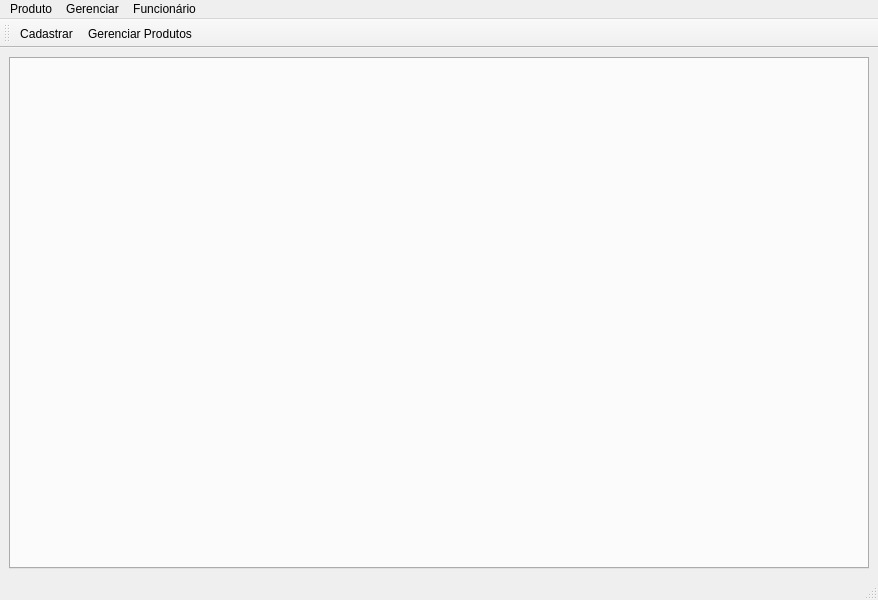
<?xml version="1.0" encoding="UTF-8"?>
<ui version="4.0">
 <class>MainWindow</class>
 <widget class="QMainWindow" name="MainWindow">
  <property name="geometry">
   <rect>
    <x>0</x>
    <y>0</y>
    <width>878</width>
    <height>600</height>
   </rect>
  </property>
  <property name="minimumSize">
   <size>
    <width>800</width>
    <height>600</height>
   </size>
  </property>
  <property name="windowTitle">
   <string>MainWindow</string>
  </property>
  <widget class="QWidget" name="centralwidget">
   <layout class="QVBoxLayout" name="verticalLayout">
    <item>
     <widget class="QTabWidget" name="tabWidget">
      <property name="minimumSize">
       <size>
        <width>800</width>
        <height>500</height>
       </size>
      </property>
      <property name="currentIndex">
       <number>-1</number>
      </property>
      <property name="elideMode">
       <enum>Qt::ElideLeft</enum>
      </property>
      <property name="tabsClosable">
       <bool>true</bool>
      </property>
      <property name="movable">
       <bool>true</bool>
      </property>
      <property name="tabBarAutoHide">
       <bool>false</bool>
      </property>
     </widget>
    </item>
   </layout>
  </widget>
  <widget class="QStatusBar" name="statusbar"/>
  <widget class="QMenuBar" name="menubar">
   <property name="geometry">
    <rect>
     <x>0</x>
     <y>0</y>
     <width>878</width>
     <height>20</height>
    </rect>
   </property>
   <widget class="QMenu" name="menu_Produto">
    <property name="title">
     <string>Produto</string>
    </property>
    <addaction name="action_Cadastrar"/>
   </widget>
   <widget class="QMenu" name="menu_Relatorio">
    <property name="title">
     <string>Gerenciar</string>
    </property>
    <addaction name="action_Gerenciar_Produtos"/>
   </widget>
   <widget class="QMenu" name="menu_Funcionario">
    <property name="title">
     <string>Funcionário</string>
    </property>
    <addaction name="action_Adicionar_Cargo"/>
    <addaction name="action_Editar_Permissao"/>
    <addaction name="action_Remover_Funcinario"/>
   </widget>
   <addaction name="menu_Produto"/>
   <addaction name="menu_Relatorio"/>
   <addaction name="menu_Funcionario"/>
  </widget>
  <widget class="QToolBar" name="toolBar">
   <property name="windowTitle">
    <string>toolBar</string>
   </property>
   <attribute name="toolBarArea">
    <enum>TopToolBarArea</enum>
   </attribute>
   <attribute name="toolBarBreak">
    <bool>false</bool>
   </attribute>
   <addaction name="action_Cadastrar"/>
   <addaction name="action_Gerenciar_Produtos"/>
  </widget>
  <action name="action_Cadastrar">
   <property name="icon">
    <iconset resource="Arquivos_de_Recursos.qrc">
     <normaloff>:/imagem/Imagens/adicionar.png</normaloff>:/imagem/Imagens/adicionar.png</iconset>
   </property>
   <property name="text">
    <string>Cadastrar</string>
   </property>
   <property name="toolTip">
    <string>Cadastrar</string>
   </property>
  </action>
  <action name="action_Gerenciar_Produtos">
   <property name="icon">
    <iconset resource="Arquivos_de_Recursos.qrc">
     <normaloff>:/imagem/Imagens/relatorio.png</normaloff>:/imagem/Imagens/relatorio.png</iconset>
   </property>
   <property name="text">
    <string>Gerenciar Produtos</string>
   </property>
  </action>
  <action name="action_Adicionar_Cargo">
   <property name="icon">
    <iconset resource="Arquivos_de_Recursos.qrc">
     <normaloff>:/imagem/Imagens/adicionar.png</normaloff>:/imagem/Imagens/adicionar.png</iconset>
   </property>
   <property name="text">
    <string>Adicionar Cargo</string>
   </property>
  </action>
  <action name="action_Editar_Permissao">
   <property name="icon">
    <iconset resource="Arquivos_de_Recursos.qrc">
     <normaloff>:/imagem/Imagens/recarregar.png</normaloff>:/imagem/Imagens/recarregar.png</iconset>
   </property>
   <property name="text">
    <string>Editar Permissão</string>
   </property>
  </action>
  <action name="action_Remover_Funcinario">
   <property name="icon">
    <iconset resource="Arquivos_de_Recursos.qrc">
     <normaloff>:/imagem/Imagens/lixeira.png</normaloff>:/imagem/Imagens/lixeira.png</iconset>
   </property>
   <property name="text">
    <string>Remover</string>
   </property>
  </action>
 </widget>
 <resources>
  <include location="Arquivos_de_Recursos.qrc"/>
 </resources>
 <connections/>
</ui>
